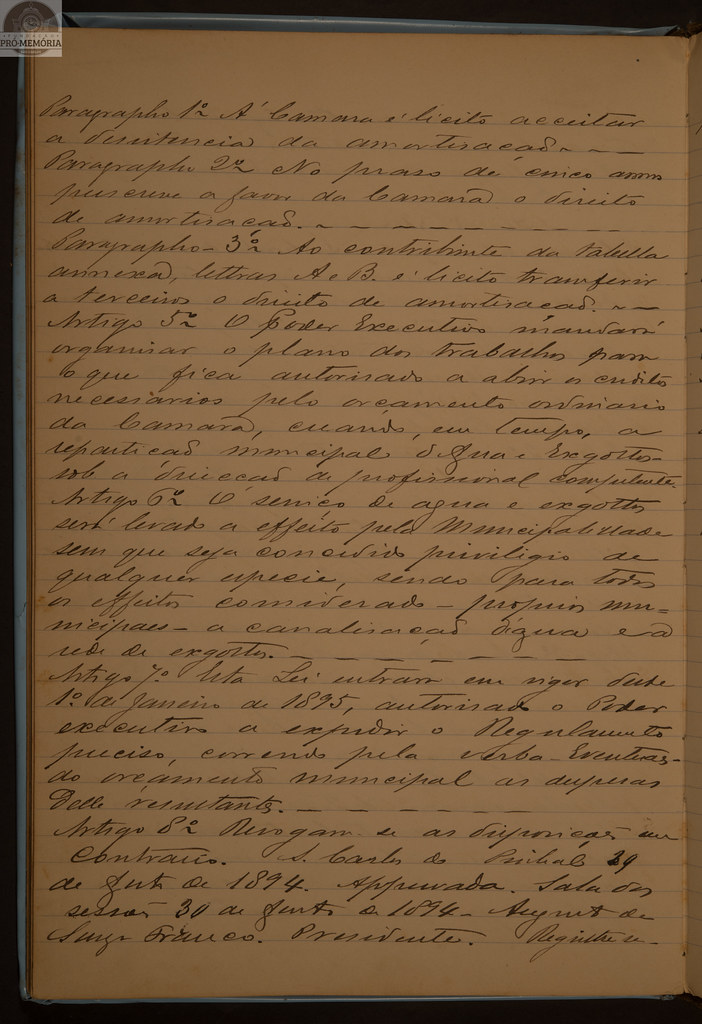
#> input picture data/extra/ldl1/100br-fpmsc-fun-cam-ldl---livro-de-registro-de-leis-n-1-1892---1984-pgina-98-100_52766248994_l.jpg, 702 x 1024 px
$ python -i auto_crop.py   (imports and definitions only)
#> lines starting #> are read from the running program, lines starting #| are printed output that depends on the picture; after the words box and inside, x2 and y2 are one past the last pixel; in counts of white or black regions, pixels touching at a corner belong together
"""Automatic page crop for archive photos: mask the archive watermark, keep the paper, trim empty margins, never cut ink.

The fixed box of page_crop.py only fits the FPMSC photos of book 1. This crop works from the photo itself:
  1. watermark: the Pró-Memória stamp (assets/fpmsc_watermark.png) is found by multi-scale template matching
     (normalized cross-correlation, so it survives the stamp's transparency over paper or background) in the top
     third of the photo; if the score passes `wm_threshold` its box is painted with the median colour of a ring
     around it. Book 1 has the stamp above the page, book 2 on the page's top-left margin.
  2. paper: Otsu threshold on the blurred HSV value channel, morphological opening, largest connected component;
     its bounding box drops the dark table, book edges and the background band.
  3. ink: black-hat (dark strokes on local background) inside the paper box, Otsu, minus long horizontal and
     vertical lines (ruling, red margin), minus specks and components touching the paper border (edge shadows),
     except blocks of writing on the edge (rubric, folio number; see CropParams.edge_min_side).
     The crop is the union box of what is left plus a margin, clipped to the paper box. Trimming only ever removes
     rows/columns without ink, so a stain can enlarge the crop but no stroke is cut.
Validation: tools/crop_eval.py (hand crops of book 1, PAGE XML lines of TraPrInq, segmented lines of book 2).

  python -m ocr_pipeline.page_crop RAW_DIR CROP_DIR --box auto
"""
from dataclasses import dataclass, field
from pathlib import Path

import cv2
import numpy as np
from PIL import Image

Box = tuple[int, int, int, int]  # left, top, right, bottom in pixels
WATERMARK = Path(__file__).resolve().parent / 'assets' / 'fpmsc_watermark.png'


@dataclass(frozen=True)
class CropParams:
    watermark: Path | None = WATERMARK
    wm_threshold: float = 0.55  # book 2 stamps score 0.80-0.92, book 1 0.70, hand crops without stamp <= 0.33
    wm_scales: tuple[float, ...] = tuple(round(0.75 + 0.05 * i, 2) for i in range(12))  # 0.75 .. 1.30
    margin_frac: float = 0.015  # of the paper box's longer side
    min_speck_px: int = 12
    rule_frac: float = 0.25  # a horizontal/vertical run this long (share of the paper side) is a rule, not ink
    # a component touching the paper border is kept as writing (a rubric or folio number on the page edge) when it is a
    # block, not a strip: both sides >= edge_min_side and area >= edge_min_area (shares of the paper box), and shorter
    # than rule_frac along the border; strips and long runs are edge shadows. edge_min_side=0 drops every
    # border-touching component (the crop of the first E19 runs).
    edge_min_side: float = 0.02
    edge_min_area: float = 0.0003
    paper_closing: bool = True  # see paper_box(closed=); False (with edge_min_side=0) is the first E19 crop
    # gaps up to this share of the side are bridged in the plain paper profile too: on a page with no background a
    # dense line of writing can drop a few rows below min_share and cut the run (0 is crop v2)
    paper_gap: float = 0.01


@dataclass
class CropResult:
    box: Box
    paper: Box
    ink: Box | None
    watermark: Box | None
    watermark_score: float
    size: tuple[int, int] = field(default=(0, 0))

    # [4 lines left out: function to_dict, not called in this run]


def find_watermark(gray: np.ndarray, params: CropParams) -> tuple[Box | None, float]:
    if params.watermark is None or not params.watermark.is_file():
        return None, 0.0
    template = cv2.imread(str(params.watermark), cv2.IMREAD_GRAYSCALE)
    band = gray[: gray.shape[0] // 3]
    best: tuple[float, Box | None] = (0.0, None)
    for scale in params.wm_scales:
        t = cv2.resize(template, None, fx=scale, fy=scale, interpolation=cv2.INTER_AREA)
        if t.shape[0] >= band.shape[0] or t.shape[1] >= band.shape[1]:
            continue
        _, score, _, (x, y) = cv2.minMaxLoc(cv2.matchTemplate(band, t, cv2.TM_CCOEFF_NORMED))
        if score > best[0]:
            best = (float(score), (x, y, x + t.shape[1], y + t.shape[0]))
    score, box = best
    return (box if score >= params.wm_threshold else None), score


# [10 lines left out: function paint_out, not called in this run]


def longest_run(flags: np.ndarray) -> tuple[int, int]:
    """[start, end) of the longest run of True values (whole range if none)."""
    best, start = (0, len(flags)), None
    best_len = 0
    for i, f in enumerate(np.append(flags, False)):
        if f and start is None:
            start = i
        elif not f and start is not None:
            if i - start > best_len:
                best, best_len = (start, i), i - start
            start = None
    return best


def fill_gaps(flags: np.ndarray, max_gap: int) -> np.ndarray:
    """flags with runs of False no longer than max_gap set to True when they lie between two True values."""
    out, idx = flags.copy(), np.flatnonzero(flags)
    for a, b in zip(idx[:-1], idx[1:]):
        if 1 < b - a <= max_gap + 1:
            out[a + 1:b] = True
    return out


def profile_box(paper: np.ndarray, min_share: float, gap_frac: float = 0.0) -> Box:
    """Longest run of rows, then of columns (within those rows), with at least min_share paper; gaps shorter than
    gap_frac of the side are bridged."""
    h, w = paper.shape
    top, bottom = longest_run(fill_gaps(paper.mean(axis=1) >= min_share, int(gap_frac * h)))
    left, right = longest_run(fill_gaps(paper[top:bottom].mean(axis=0) >= min_share, int(gap_frac * w)))
    return int(left), int(top), int(right), int(bottom)


def paper_box(rgb: np.ndarray, exclude: Box | None = None, min_share: float = 0.5, closed: bool = True,
              gap: float = 0.0) -> Box:
    """Rows and columns where at least min_share of the pixels are paper (Otsu on blurred lightness); the longest
    run of each. Profiles ignore thin bright strips (page-stack edges) and the watermark box (exclude).
    closed: also the same box on the lightness closed with a square of 1/40 of the shorter side (ink strokes
    removed, so on dark, stained or densely written paper Otsu still splits paper from background rather than paper
    from ink) with gaps of 3% bridged, and return the union of both boxes. The union never shrinks the plain box;
    alone, the closed box can collapse on pages whose lightness is bimodal inside the paper.
    gap: also the plain profile with gaps up to this share bridged (a dense line of writing on a page with no
    background), in the union too, so the box never shrinks below the crop v2 box (gap 0)."""
    lab = cv2.cvtColor(rgb, cv2.COLOR_RGB2LAB)[:, :, 0]
    variants = [(lab, 0.0)] + ([(lab, gap)] if gap > 0 else [])
    if closed:
        k = max(15, (min(lab.shape) // 40) | 1)
        square = cv2.getStructuringElement(cv2.MORPH_RECT, (k, k))
        variants.append((cv2.morphologyEx(lab, cv2.MORPH_CLOSE, square), 0.03))
    found = []
    for light, gap in variants:
        light = cv2.GaussianBlur(light, (9, 9), 0)
        paper = cv2.threshold(light, 0, 1, cv2.THRESH_BINARY + cv2.THRESH_OTSU)[1].astype(bool)
        if exclude is not None:
            paper[exclude[1]:exclude[3], exclude[0]:exclude[2]] = False
        found.append(profile_box(paper, min_share, gap))
    return (min(b[0] for b in found), min(b[1] for b in found), max(b[2] for b in found), max(b[3] for b in found))


def ink_mask(gray: np.ndarray, params: CropParams) -> np.ndarray:
    k = max(7, (min(gray.shape) // 45) | 1)
    hat = cv2.morphologyEx(gray, cv2.MORPH_BLACKHAT, cv2.getStructuringElement(cv2.MORPH_ELLIPSE, (k, k)))
    ink = cv2.threshold(hat, 0, 255, cv2.THRESH_BINARY + cv2.THRESH_OTSU)[1]
    h, w = ink.shape
    rules = cv2.morphologyEx(ink, cv2.MORPH_OPEN, np.ones((1, max(3, int(params.rule_frac * w))), np.uint8))
    rules |= cv2.morphologyEx(ink, cv2.MORPH_OPEN, np.ones((max(3, int(params.rule_frac * h)), 1), np.uint8))
    ink = cv2.bitwise_and(ink, cv2.bitwise_not(cv2.dilate(rules, np.ones((3, 3), np.uint8))))
    n, labels, stats, _ = cv2.connectedComponentsWithStats(ink)
    x, y, cw, ch, area = stats[:, 0], stats[:, 1], stats[:, 2], stats[:, 3], stats[:, 4]
    touches = (x <= 1) | (y <= 1) | (x + cw >= w - 1) | (y + ch >= h - 1)
    block = ((np.minimum(cw, ch) >= params.edge_min_side * min(h, w)) & (area >= params.edge_min_area * h * w)
             & (cw < params.rule_frac * w) & (ch < params.rule_frac * h) & (params.edge_min_side > 0))
    keep = (area >= params.min_speck_px) & (~touches | block)
    keep[0] = False
    return keep[labels]


def ink_box(gray: np.ndarray, params: CropParams) -> Box | None:
    mask = ink_mask(gray, params)
    rows, cols = np.flatnonzero(mask.any(axis=1)), np.flatnonzero(mask.any(axis=0))
    if not rows.size:
        return None
    return int(cols[0]), int(rows[0]), int(cols[-1]) + 1, int(rows[-1]) + 1


def auto_crop_box(image: Image.Image, params: CropParams = CropParams()) -> tuple[CropResult, np.ndarray]:
    """Crop box of one photo and the photo with the watermark painted out (RGB array)."""
    rgb = np.asarray(image.convert('RGB'))
    wm, wm_score = find_watermark(cv2.cvtColor(rgb, cv2.COLOR_RGB2GRAY), params)
    paper = paper_box(rgb, wm, closed=params.paper_closing, gap=params.paper_gap)
    if wm is not None:
        rgb = paint_out(rgb, wm)
    left, top, right, bottom = paper
    gray = cv2.cvtColor(rgb[top:bottom, left:right], cv2.COLOR_RGB2GRAY)
    ink = ink_box(gray, params)
    if ink is None:
        box = paper
    else:
        m = int(params.margin_frac * max(right - left, bottom - top))
        ink = (ink[0] + left, ink[1] + top, ink[2] + left, ink[3] + top)
        box = (max(ink[0] - m, left), max(ink[1] - m, top), min(ink[2] + m, right), min(ink[3] + m, bottom))
    return CropResult(box, paper, ink, wm, wm_score, image.size), rgb


# [4 lines left out: function auto_crop, not called in this run]

>>> from PIL import Image
>>> picture = Image.open('../data/extra/ldl1/100br-fpmsc-fun-cam-ldl---livro-de-registro-de-leis-n-1-1892---1984-pgina-98-100_52766248994_l.jpg')
#> picture is the input picture: PIL image 702x1024 RGB; mean R, G, B 121.3, 92.9, 62.6
>>> result = auto_crop_box(picture)
#> in auto_crop_box, `wm, wm_score = find_watermark(cv2.cvtColor(rgb, cv2.COLOR_RGB2GRAY), p..`: wm_score = 0
#> in paper_box, `lab = cv2.cvtColor(rgb, cv2.COLOR_RGB2LAB)[:, :, 0]`:
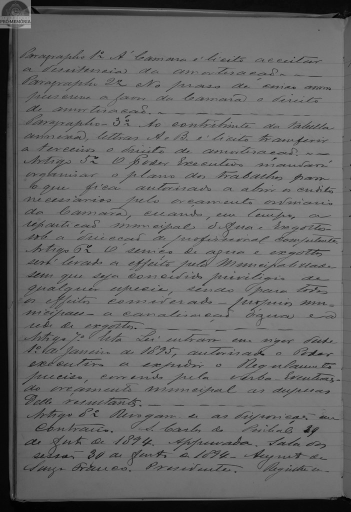
#> lab: shape (1024, 702) (shown at 1/2 size); min 0, max 185, mean 105.5
#> in paper_box, `variants = [(lab, 0.0)] + ([(lab, gap)] if gap > 0 else [])`: variants = 2 items
#> the loop in paper_box, `for light, gap in variants:` made 3 passes
#> (gap, top in profile_box, left in profile_box) on passes 1 to 3: (0, 30, 33), (0.01, 30, 18), (0.03, 18, 18)
#> pass 1, in paper_box, `paper = cv2.threshold(light, 0, 1, cv2.THRESH_BINARY + cv2.THRESH_OTSU..`:
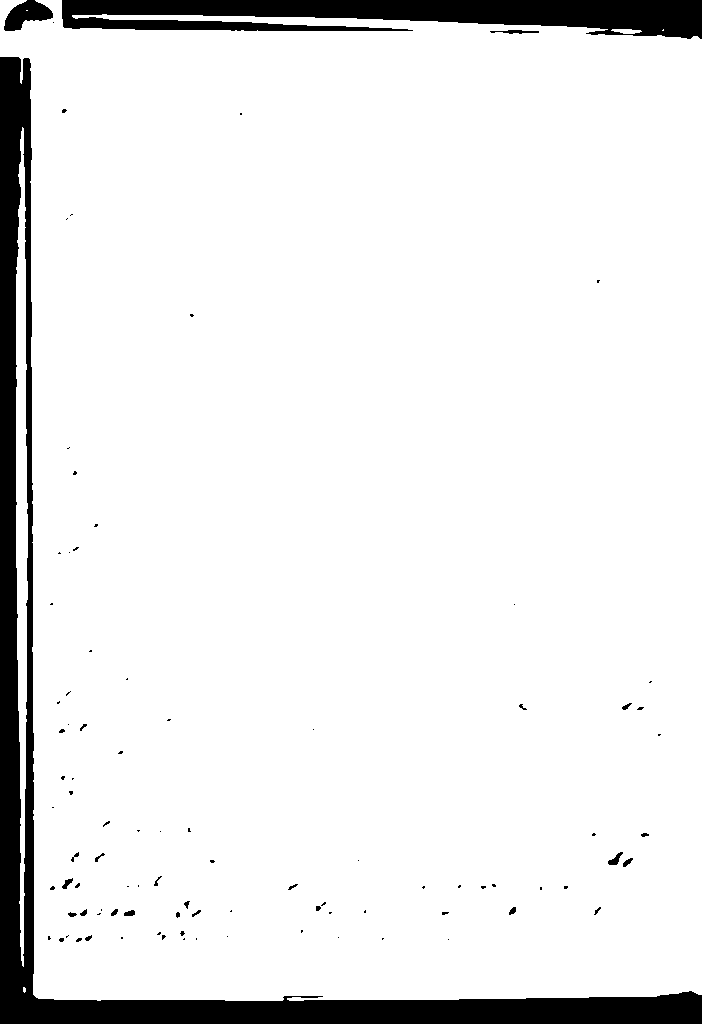
#> paper: shape (1024, 702) bool; 91.6% white; 96 black regions (71 under 20 px), largest, box (x1, y1, x2, y2) and area: (0, 57, 702, 1024) 41490, (62, 0, 702, 39) 16550, (4, 0, 53, 31) 872
#> after the loop in paper_box, `for light, gap in variants:`: found = [(33, 30, 702, 1000), (18, 30, 702, 1000), (18, 18, 702, 1000)]
#> in auto_crop_box, `paper = paper_box(rgb, wm, closed=params.paper_closing, gap=params.pap..`: paper = (18, 18, 702, 1000)
#> in auto_crop_box, `left, top, right, bottom = paper`: left = 18; right = 702; bottom = 1000
#> in auto_crop_box, `gray = cv2.cvtColor(rgb[top:bottom, left:right], cv2.COLOR_RGB2GRAY)`:
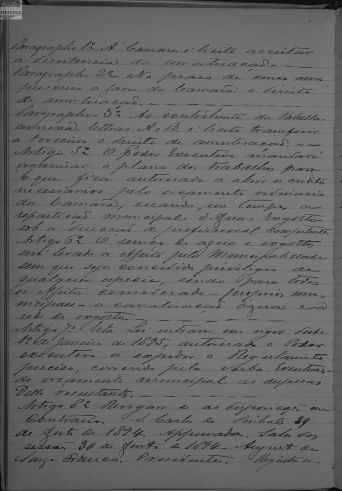
#> gray: shape (982, 684) (shown at 1/2 size); min 0, max 178, mean 103.4
#> in ink_mask, `rules |= cv2.morphologyEx(ink, cv2.MORPH_OPEN, np.ones((max(3, int(par..`:
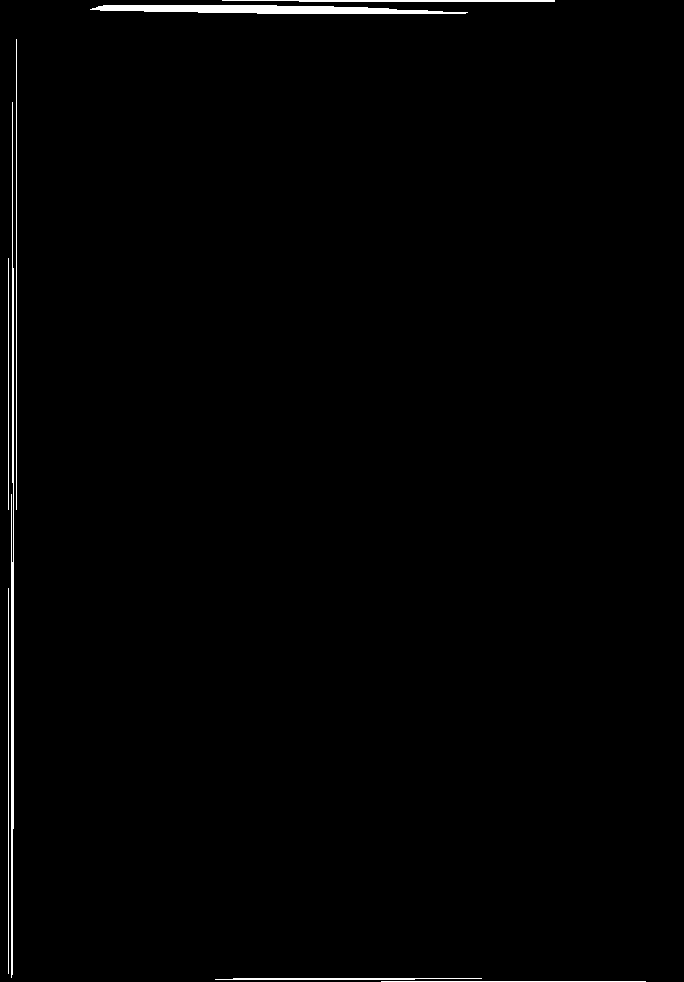
#> rules: shape (982, 684); 0.99% white; 8 white regions, largest, box (x1, y1, x2, y2) and area: (90, 5, 468, 14) 2392, (11, 102, 14, 978) 1839, (222, 0, 555, 2) 589
#> in ink_mask, `n, labels, stats, _ = cv2.connectedComponentsWithStats(ink)`:
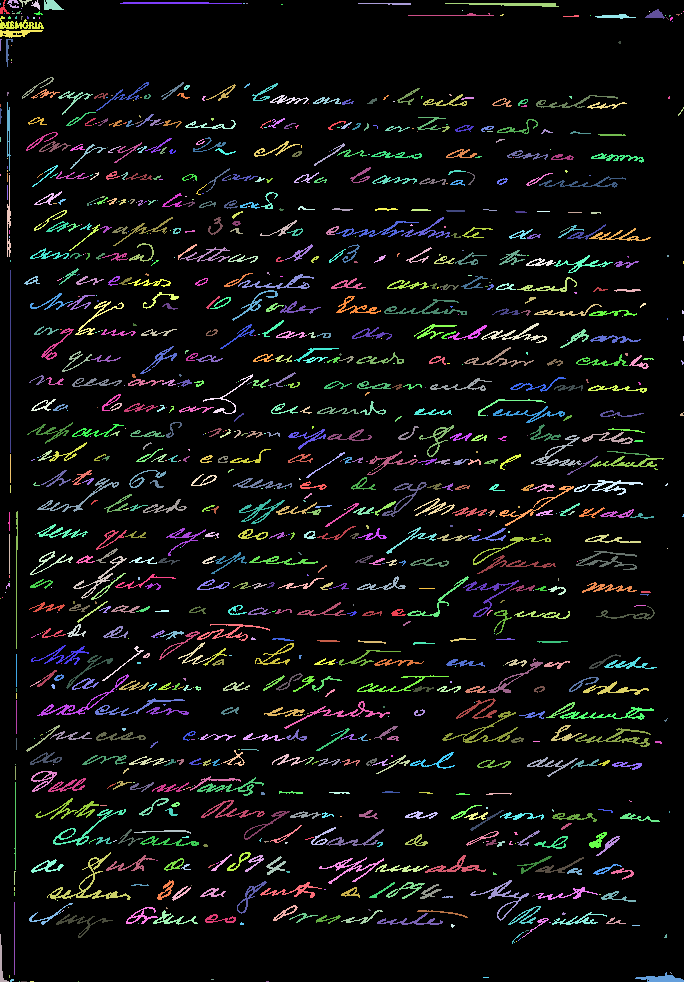
#> labels: shape (982, 684) int32; 1083 distinct labels, from 0 to 1082; one colour per label, 0 black
#> in ink_mask, `n, labels, stats, _ = cv2.connectedComponentsWithStats(ink)`: n = 1083; stats = 1083 rows, first 6: [0, 0, 684, 982, 609616], [0, 0, 10, 14, 51], [7, 0, 12, 8, 49], [19, 0, 13, 7, 30], [31, 0, 9, 10, 40], [44, 0, 20, 10, 139]
#> in ink_mask, `x, y, cw, ch, area = stats[:, 0], stats[:, 1], stats[:, 2], stats[:, 3..`: x = 1083 values, max 683 at index 20, min 0 at index 0, mean 289.2; y = 1083 values, max 981 at index 1078, min 0 at index 0, mean 456.8; cw = 1083 values, max 684 at index 0, min 1 at index 6, mean 18.62; ch = 1083 values, max 982 at index 0, min 1 at index 8, mean 9.4; area = 1083 values, max 609616 at index 0, min 1 at index 13, mean 620.2
#> in ink_mask, `return keep[labels]`:
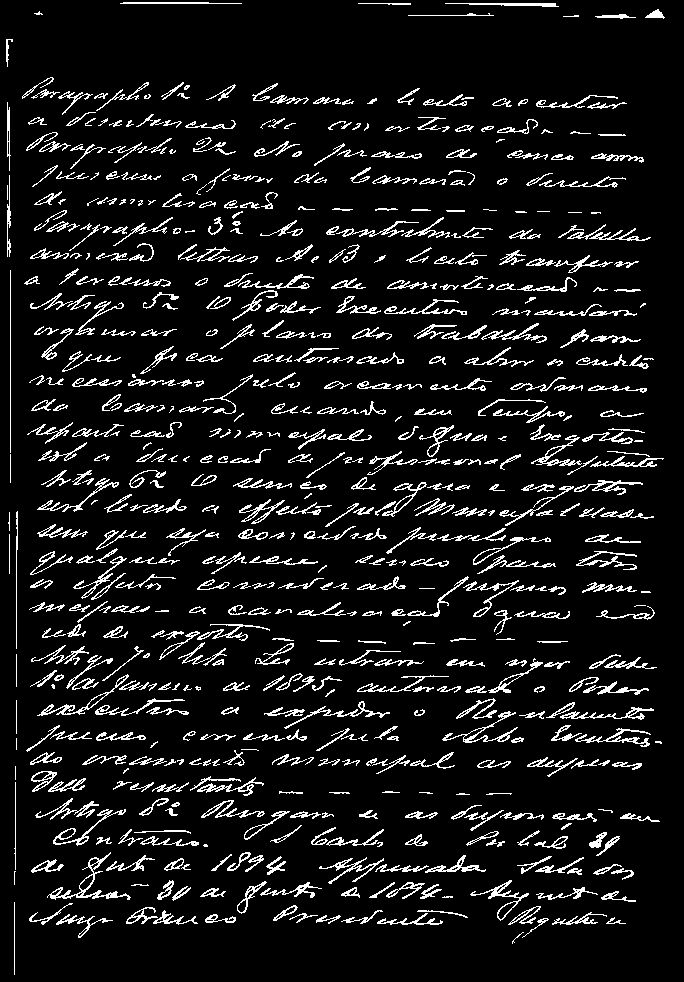
#> returned value: shape (982, 684) bool; 8.9% white in thin lines or dots
#> in ink_box, `rows, cols = np.flatnonzero(mask.any(axis=1)), np.flatnonzero(mask.any..`: rows = 941 values from 2 to 974; cols = 654 values from 6 to 664
#> in auto_crop_box, `ink = ink_box(gray, params)`: ink = (6, 2, 665, 975)
#> in auto_crop_box, `m = int(params.margin_frac * max(right - left, bottom - top))`: m = 14
#> in auto_crop_box, `ink = (ink[0] + left, ink[1] + top, ink[2] + left, ink[3] + top)`: ink = (24, 20, 683, 993)
#> in auto_crop_box, `box = (max(ink[0] - m, left), max(ink[1] - m, top), min(ink[2] + m, ri..`: box = (18, 18, 697, 1000)
